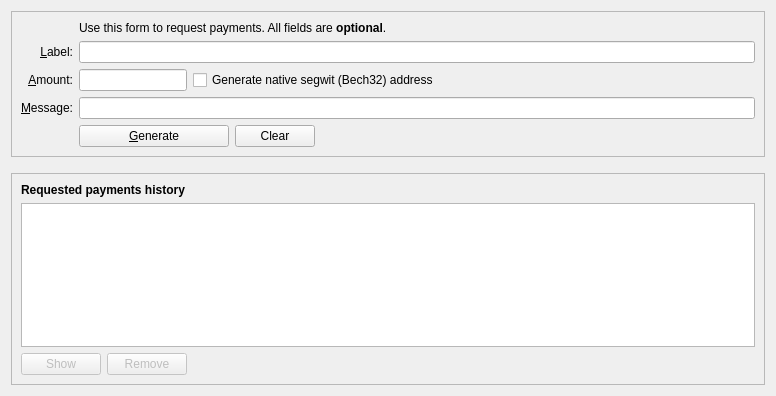
<?xml version="1.0" encoding="UTF-8"?>
<ui version="4.0">
 <class>ReceiveCoinsDialog</class>
 <widget class="QWidget" name="ReceiveCoinsDialog">
  <property name="geometry">
   <rect>
    <x>0</x>
    <y>0</y>
    <width>776</width>
    <height>396</height>
   </rect>
  </property>
  <layout class="QVBoxLayout" name="verticalLayout" stretch="0,0,1">
   <item>
    <widget class="QFrame" name="frame2">
     <property name="sizePolicy">
      <sizepolicy hsizetype="Preferred" vsizetype="Expanding">
       <horstretch>0</horstretch>
       <verstretch>0</verstretch>
      </sizepolicy>
     </property>
     <property name="frameShape">
      <enum>QFrame::StyledPanel</enum>
     </property>
     <property name="frameShadow">
      <enum>QFrame::Sunken</enum>
     </property>
     <layout class="QVBoxLayout" name="verticalLayout_3">
      <item>
       <layout class="QGridLayout" name="gridLayout">
        <item row="5" column="0">
         <widget class="QLabel" name="label">
          <property name="toolTip">
           <string>An optional amount to request. Leave this empty or zero to not request a specific amount.</string>
          </property>
          <property name="text">
           <string>&amp;Amount:</string>
          </property>
          <property name="alignment">
           <set>Qt::AlignRight|Qt::AlignTrailing|Qt::AlignVCenter</set>
          </property>
          <property name="buddy">
           <cstring>reqAmount</cstring>
          </property>
         </widget>
        </item>
        <item row="6" column="0">
         <widget class="QLabel" name="label_3">
          <property name="toolTip">
           <string>An optional message to attach to the payment request, which will be displayed when the request is opened. Note: The message will not be sent with the payment over the SHIELD network.</string>
          </property>
          <property name="text">
           <string>&amp;Message:</string>
          </property>
          <property name="alignment">
           <set>Qt::AlignRight|Qt::AlignTrailing|Qt::AlignVCenter</set>
          </property>
          <property name="buddy">
           <cstring>reqMessage</cstring>
          </property>
         </widget>
        </item>
        <item row="4" column="2">
         <widget class="QLineEdit" name="reqLabel">
          <property name="toolTip">
           <string>An optional label to associate with the new receiving address.</string>
          </property>
         </widget>
        </item>
        <item row="2" column="2">
         <widget class="QLabel" name="label_5">
          <property name="text">
           <string>Use this form to request payments. All fields are &lt;b&gt;optional&lt;/b&gt;.</string>
          </property>
         </widget>
        </item>
        <item row="4" column="0">
         <widget class="QLabel" name="label_2">
          <property name="toolTip">
           <string>An optional label to associate with the new receiving address.</string>
          </property>
          <property name="text">
           <string>&amp;Label:</string>
          </property>
          <property name="alignment">
           <set>Qt::AlignRight|Qt::AlignTrailing|Qt::AlignVCenter</set>
          </property>
          <property name="buddy">
           <cstring>reqLabel</cstring>
          </property>
         </widget>
        </item>
        <item row="6" column="2">
         <widget class="QLineEdit" name="reqMessage">
          <property name="toolTip">
           <string>An optional message to attach to the payment request, which will be displayed when the request is opened. Note: The message will not be sent with the payment over the SHIELD network.</string>
          </property>
         </widget>
        </item>
        <item row="7" column="2">
         <layout class="QHBoxLayout" name="horizontalLayout">
          <item>
           <widget class="QPushButton" name="receiveButton">
            <property name="minimumSize">
             <size>
              <width>150</width>
              <height>0</height>
             </size>
            </property>
            <property name="text">
             <string>&amp;Generate</string>
            </property>
            <property name="icon">
             <iconset resource="../shield.qrc">
              <normaloff>:/icons/receiving_addresses</normaloff>:/icons/receiving_addresses</iconset>
            </property>
           </widget>
          </item>
          <item>
           <widget class="QPushButton" name="clearButton">
            <property name="sizePolicy">
             <sizepolicy hsizetype="Minimum" vsizetype="Fixed">
              <horstretch>0</horstretch>
              <verstretch>0</verstretch>
             </sizepolicy>
            </property>
            <property name="toolTip">
             <string>Clear all fields of the form.</string>
            </property>
            <property name="text">
             <string>Clear</string>
            </property>
            <property name="icon">
             <iconset resource="../shield.qrc">
              <normaloff>:/icons/remove</normaloff>:/icons/remove</iconset>
            </property>
            <property name="autoDefault">
             <bool>false</bool>
            </property>
           </widget>
          </item>
          <item>
           <spacer name="horizontalSpacer">
            <property name="orientation">
             <enum>Qt::Horizontal</enum>
            </property>
            <property name="sizeHint" stdset="0">
             <size>
              <width>40</width>
              <height>20</height>
             </size>
            </property>
           </spacer>
          </item>
         </layout>
        </item>
        <item row="7" column="0">
         <widget class="QLabel" name="label_7">
          <property name="text">
           <string/>
          </property>
         </widget>
        </item>
        <item row="5" column="2">
         <layout class="QHBoxLayout" name="horizontalLayout_6">
          <item>
           <widget class="SHIELDAmountField" name="reqAmount">
            <property name="sizePolicy">
             <sizepolicy hsizetype="Fixed" vsizetype="Fixed">
              <horstretch>0</horstretch>
              <verstretch>0</verstretch>
             </sizepolicy>
            </property>
            <property name="minimumSize">
             <size>
              <width>80</width>
              <height>0</height>
             </size>
            </property>
            <property name="maximumSize">
             <size>
              <width>1000</width>
              <height>100</height>
             </size>
            </property>
            <property name="toolTip">
             <string>An optional amount to request. Leave this empty or zero to not request a specific amount.</string>
            </property>
           </widget>
          </item>
          <item>
           <widget class="QCheckBox" name="useBech32">
            <property name="sizePolicy">
             <sizepolicy hsizetype="Fixed" vsizetype="Fixed">
              <horstretch>0</horstretch>
              <verstretch>0</verstretch>
             </sizepolicy>
            </property>
            <property name="maximumSize">
             <size>
              <width>1000</width>
              <height>16777215</height>
             </size>
            </property>
            <property name="focusPolicy">
             <enum>Qt::StrongFocus</enum>
            </property>
            <property name="toolTip">
             <string>Native segwit addresses (aka Bech32 or BIP-173) reduce your transaction fees later on and offer better protection against typos, but old wallets don't support them. When unchecked, an address compatible with older wallets will be created instead.</string>
            </property>
            <property name="text">
             <string>Generate native segwit (Bech32) address</string>
            </property>
           </widget>
          </item>
          <item>
           <spacer name="horizontalSpacer_3">
            <property name="orientation">
             <enum>Qt::Horizontal</enum>
            </property>
            <property name="sizeHint" stdset="0">
             <size>
              <width>0</width>
              <height>0</height>
             </size>
            </property>
           </spacer>
          </item>
         </layout>
        </item>
       </layout>
      </item>
     </layout>
    </widget>
   </item>
   <item>
    <spacer name="verticalSpacer_2">
     <property name="orientation">
      <enum>Qt::Vertical</enum>
     </property>
     <property name="sizeHint" stdset="0">
      <size>
       <width>20</width>
       <height>10</height>
      </size>
     </property>
    </spacer>
   </item>
   <item>
    <widget class="QFrame" name="frame">
     <property name="sizePolicy">
      <sizepolicy hsizetype="Preferred" vsizetype="Expanding">
       <horstretch>0</horstretch>
       <verstretch>0</verstretch>
      </sizepolicy>
     </property>
     <property name="frameShape">
      <enum>QFrame::StyledPanel</enum>
     </property>
     <property name="frameShadow">
      <enum>QFrame::Raised</enum>
     </property>
     <layout class="QVBoxLayout" name="verticalLayout_2">
      <item>
       <widget class="QLabel" name="label_6">
        <property name="font">
         <font>
          <weight>75</weight>
          <bold>true</bold>
         </font>
        </property>
        <property name="text">
         <string>Requested payments history</string>
        </property>
       </widget>
      </item>
      <item>
       <widget class="QTableView" name="recentRequestsView">
        <property name="contextMenuPolicy">
         <enum>Qt::CustomContextMenu</enum>
        </property>
        <property name="tabKeyNavigation">
         <bool>false</bool>
        </property>
        <property name="sortingEnabled">
         <bool>true</bool>
        </property>
       </widget>
      </item>
      <item>
       <layout class="QHBoxLayout" name="horizontalLayout_2">
        <item>
         <widget class="QPushButton" name="showRequestButton">
          <property name="enabled">
           <bool>false</bool>
          </property>
          <property name="toolTip">
           <string>Show the selected request (does the same as double clicking an entry)</string>
          </property>
          <property name="text">
           <string>Show</string>
          </property>
          <property name="icon">
           <iconset resource="../shield.qrc">
            <normaloff>:/icons/edit</normaloff>:/icons/edit</iconset>
          </property>
          <property name="autoDefault">
           <bool>false</bool>
          </property>
         </widget>
        </item>
        <item>
         <widget class="QPushButton" name="removeRequestButton">
          <property name="enabled">
           <bool>false</bool>
          </property>
          <property name="toolTip">
           <string>Remove the selected entries from the list</string>
          </property>
          <property name="text">
           <string>Remove</string>
          </property>
          <property name="icon">
           <iconset resource="../shield.qrc">
            <normaloff>:/icons/remove</normaloff>:/icons/remove</iconset>
          </property>
          <property name="autoDefault">
           <bool>false</bool>
          </property>
         </widget>
        </item>
        <item>
         <spacer name="horizontalSpacer_2">
          <property name="orientation">
           <enum>Qt::Horizontal</enum>
          </property>
          <property name="sizeHint" stdset="0">
           <size>
            <width>40</width>
            <height>20</height>
           </size>
          </property>
         </spacer>
        </item>
       </layout>
      </item>
     </layout>
    </widget>
   </item>
  </layout>
 </widget>
 <customwidgets>
  <customwidget>
   <class>SHIELDAmountField</class>
   <extends>QLineEdit</extends>
   <header>qt/shieldamountfield.h</header>
   <container>1</container>
  </customwidget>
 </customwidgets>
 <tabstops>
  <tabstop>reqLabel</tabstop>
  <tabstop>reqAmount</tabstop>
  <tabstop>useBech32</tabstop>
  <tabstop>reqMessage</tabstop>
  <tabstop>receiveButton</tabstop>
  <tabstop>clearButton</tabstop>
  <tabstop>recentRequestsView</tabstop>
  <tabstop>showRequestButton</tabstop>
  <tabstop>removeRequestButton</tabstop>
 </tabstops>
 <resources>
  <include location="../shield.qrc"/>
 </resources>
 <connections/>
</ui>
